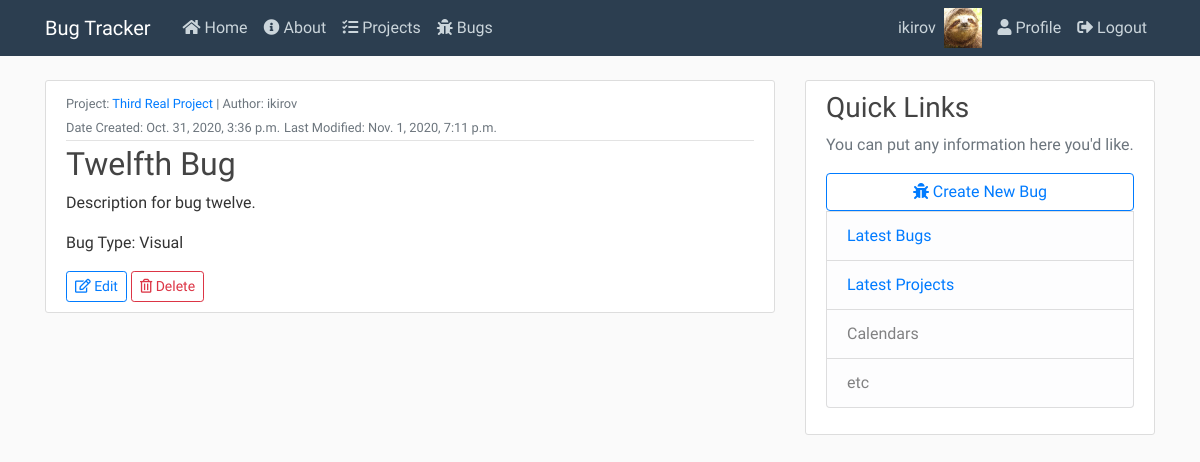
Before: /projects/bugs/detail/12 (signed in) with the older database file.
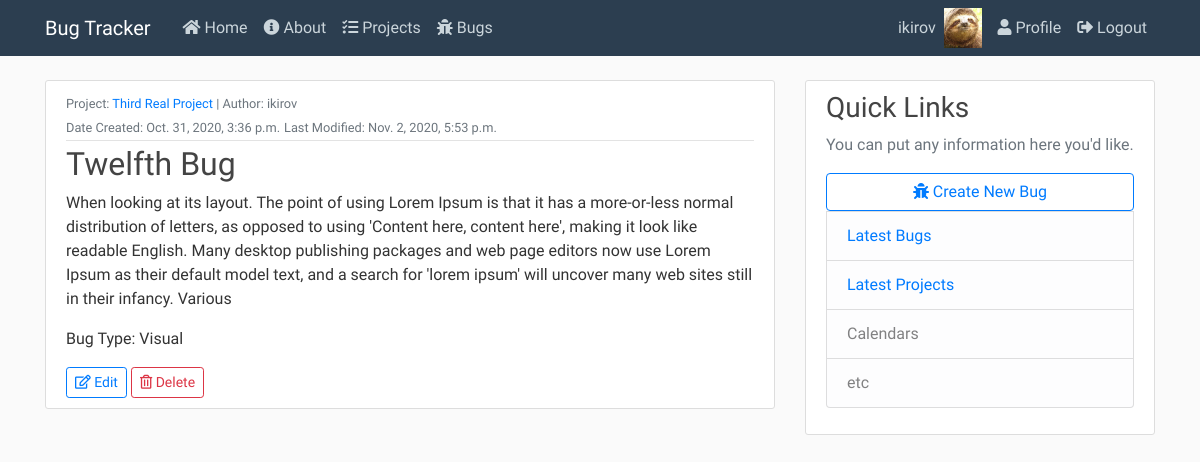
After: the same page with the newer database file.
### projects/models.py (models this page shows, shortened)
class Bug(models.Model):
    author = models.ForeignKey(User, on_delete=models.DO_NOTHING)
    name = models.CharField(max_length=50)
    desc = models.CharField(max_length=2000)
    BUG_TYPES = (
        ('V', 'Visual'),
        ('L', 'Logical'),
        ('O', 'Other'),
    )
    bug_type = models.CharField(max_length=1, choices=BUG_TYPES)
    date_added = models.DateTimeField(auto_now_add=True)
    date_modified = models.DateTimeField(auto_now=True)
    project = models.ForeignKey(Project, on_delete=models.CASCADE)

class Project(models.Model):
    name = models.CharField(max_length=50)
    PROJ_TYPES = (
        ('D', 'Dev'),
        ('P', 'Print'),
        ('O', 'Other'),
    )
    name = models.CharField(max_length=60)
    proj_type = models.CharField(max_length=1, choices=PROJ_TYPES)
    date_added = models.DateTimeField(auto_now_add=True)
    date_modified = models.DateTimeField(auto_now=True)
    editors = models.ManyToManyField(User)
    def __str__(self):
        return self.name

### projects/views.py (the view)
# urls.py: path('bugs/detail/<int:pk>', BugDetailView.as_view(), name="bugs-detail"),
class BugDetailView(LoginRequiredMixin, DetailView):
    model = Bug

### projects/templates/projects/bug_detail.html
{% extends "status/base.html" %}
{% block content %}
    <article class="media content-section">
        <div class="media-body">
            <div class="article-metadata">
            <small class="text-muted">Project: <a href="{% url 'bugs-project' bug.project.id %}">{{ bug.project }}</a> | Author: {{ bug.author }}<br/></small>
            <small class="text-muted">Date Created: {{ bug.date_added }}</small>
            <small class="text-muted">Last Modified: {{ bug.date_modified }}</small>
            </div>
            <h2>{{ bug.name }}</h2>
            <p>{{bug.desc}}</p>
            <p class="article-content">Bug Type: {{ bug.get_bug_type_display }}</p>
            <a class="btn btn-outline-primary btn-sm" href="{% url 'bugs-update' bug.id %}"><i class="far fa-edit"></i> Edit</a>
            <a class="btn btn-outline-danger btn-sm" href="{% url 'bugs-delete' bug.id %}"><i class="far fa-trash-alt"></i> Delete</a>
        </div>
    </article>
{% endblock content %}

Changed rows visible on the page:
changed Bug "Twelfth Bug": date_modified "Nov. 1, 2020, 7:11 p.m." → "Nov. 2, 2020, 5:53 p.m."; desc "Description for bug twelve." → "When looking at its layout. The point of using Lorem Ipsum is that it has a more-or-less normal distribution of letters, as opposed to using 'Content here, content here', making it look like readable English. Many desktop publishing packages and web page editors now use Lorem Ipsum as their default model text, and a search for 'lorem ipsum' will uncover many web sites still in their infancy. Various"
